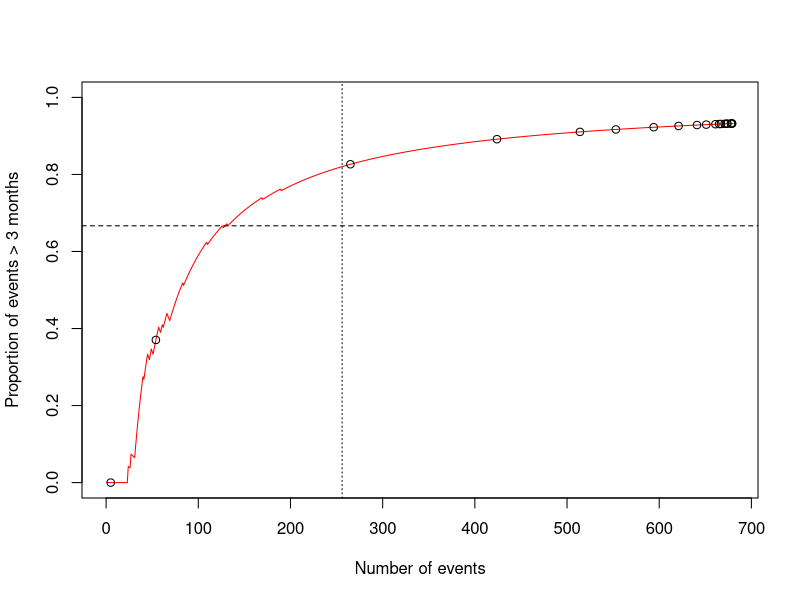
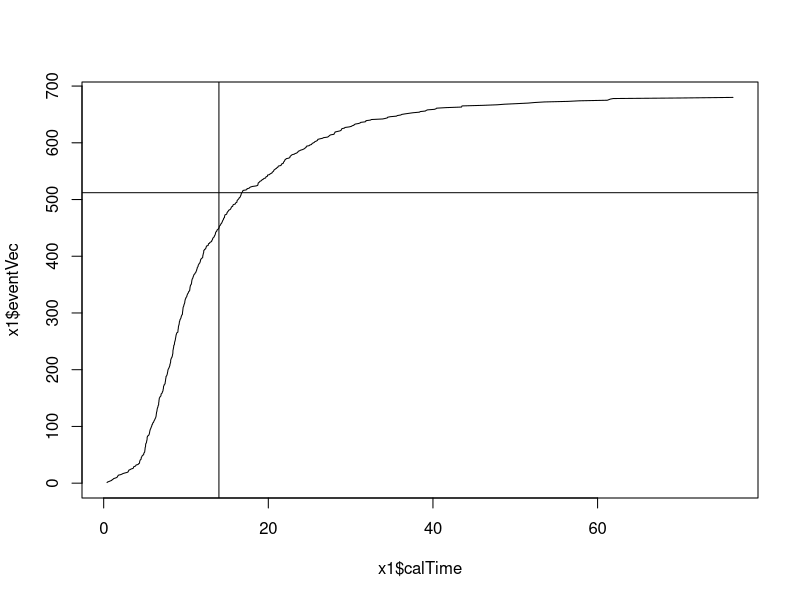

These charts were generated, in order, by the following R code:


lambdac <- log(2)/24
T1 <- 3
HR1 <- 5
T2 <- 7
HR2 <- 2.5
recTime <- 5

numPatients <- 340

generateDataPiecewise <- function(lambdac, HR1, HR2, T1, T2, numPatients, recTime){
  CP1 <- exp(-lambdac*T1)
  CP2 <- exp(-lambdac*T1 - lambdac*HR1*(T2-T1))
  u <- runif(numPatients)
  controlData <- ifelse(u>CP1, -log(u)/lambdac, (1/(lambdac*HR1))*(lambdac*HR1*T1-log(u)-lambdac*T1))
  u <- runif(numPatients)
  treatmentData <- ifelse(u>CP1, -log(u)/lambdac, ifelse(u<CP2, (1/(lambdac*HR2))*(lambdac*HR2*T2-log(u)-lambdac*T1-lambdac*HR1*(T2-T1)), (1/(lambdac*HR1))*(lambdac*HR1*T1-log(u)-lambdac*T1)))
  dataCombined <- data.frame(time = c(controlData, treatmentData), group = c(rep("Control", numPatients), rep("Treatment", numPatients)))
  dataCombined$recTime <- runif(numPatients*2, min = 0, max = recTime)
  dataCombined$pseudo_time <- dataCombined$time + dataCombined$recTime
  return(dataCombined)
}

# Create a function for the inner loop to avoid unnecessary copying
censFuncInner <- function(data, threshold) {
  newDataCombined <- censFunc(data, threshold)$dataCombined
  newDataCombined <- newDataCombined[newDataCombined$status == 1, ]
  mean(newDataCombined$survival_time > 3)
}


# Function to perform censoring and analysis
censFunc <- function(dataset, censTime) {
  
  # Censor the observations
  dataset$status <- as.integer(dataset$pseudo_time <= censTime)
  
  # Only include patients enrolled by the censoring time
  dataset <- dataset[dataset$recTime <= censTime, ]
  
  # Calculate survival time
  dataset$survival_time <- ifelse(dataset$status == 1, dataset$time, censTime - dataset$recTime)
  
  sampleSize <- nrow(dataset)
  
  return(list(dataCombined = dataset, censTime = censTime, sampleSize = sampleSize))
}


propEventFunc <- function(lambdac, HR1, HR2, T1, T2, numPatients, recTime){
  # Set parameters
  numSimulations <- 1
  eventVec <- 1:(numPatients*2)
  
  # Initialize an empty matrix for storing results
  eventMatrix <- matrix(NA, nrow = numSimulations, ncol = length(eventVec))
  
  # Simulate data and fill in the matrix
  for (k in 1:numSimulations) {
    dataCombined <- generateDataPiecewise(lambdac, HR1, HR2, T1, T2, numPatients, recTime)
  }
  
  dataCombined <- dataCombined[order(dataCombined$pseudo_time), ]
  
  calTime <- dataCombined$pseudo_time
  
  
  propMatrix <- matrix(NA, nrow = numSimulations, ncol = length(calTime))
  
  for (k in 1:numSimulations){
  
    # Use sapply for vectorized calculations
    propMatrix[k,] <- sapply(calTime, censFuncInner, data = dataCombined)
    
  }
  
  # Calculate mean for each column
  eventProp <- colMeans(propMatrix)
  
  return(list(eventProp = eventProp, eventVec = eventVec, calTime = calTime))
  
}


x1 <- propEventFunc(lambdac, HR1, HR2, T1, T2, numPatients, recTime)
plotTime <- seq(1, max(x1$calTime), length = 20)
plotEvents <- rep(NA, length(plotTime))
for (i in 1:length(plotTime)){
  plotEvents[i] <-    sum(x1$calTime<plotTime[i])
}
plot(x1$eventVec, x1$eventProp, type = "l", ylim = c(0, 1), xlab = "Number of events", 
     ylab = "Proportion of events > 3 months", col = "red")
points(x1$eventVec[plotEvents], x1$eventProp[plotEvents])
abline(h = 2/3, lty = 2)
abline(v = 512*0.5, lty = 3)

plot(x1$calTime, x1$eventVec, type = "l")
abline(v = 14)
abline(h = 512)

# x1 <- propEventFunc(lambdac, HR1, T1, HR2, numPatients, 0)
# x2 <- propEventFunc(lambdac, HR1, T1, HR2, numPatients, 12)
# x3 <- propEventFunc(lambdac, HR1, T1, HR2, numPatients, 34)
# x4 <- propEventFunc(lambdac, HR1, T1, HR2, numPatients, 60)
# 
# plot(x1$calTime, x1$eventVec, type = "l", xlab = "Calendar time", ylab = "Number of events")
# lines(x2$calTime, x2$eventVec, lty = 2, col = "blue")
# lines(x3$calTime, x3$eventVec, lty = 3, col = "red")
# lines(x4$calTime, x4$eventVec, lty = 4, col = "green")
# legend("bottomright", legend = c("R = 0", "R = 12", "R = 34", "R = 60"), col = c("black", "blue", "red", "green"), lty = 1:4)
# 
# plot(x1$calTime, x1$eventProp, type = "l", xlab = "Calendar time", ylab = "Proportion of events > 3 months")
# lines(x2$calTime, x2$eventProp, lty = 2, col = "blue")
# lines(x3$calTime, x3$eventProp, lty = 3, col = "red")
# lines(x4$calTime, x4$eventProp, lty = 4, col = "green")
# legend("bottomright", legend = c("R = 0", "R = 12", "R = 34", "R = 60"), col = c("black", "blue", "red", "green"), lty = 1:4)
# abline(h = 2/3, lty = 2)
# 
# 
# plot(x1$eventVec, x1$eventProp, type = "l", ylim = c(0, 1), xlab = "Number of events", ylab = "Proportion of events > 3 months")
# lines(x2$eventVec, x2$eventProp, col = "blue", lty = 2)
# lines(x3$eventVec, x3$eventProp, col = "red", lty = 3)
# lines(x4$eventVec, x4$eventProp, col = "green", lty = 4)
# legend("bottomright", legend = c("R = 0", "R = 12", "R = 34", "R = 60"), col = c("black", "blue", "red", "green"), lty = 1:4)
# abline(h = 2/3, lty = 2)
# abline(v = 512*0.5, lty = 3)
# abline(v = 512*0.75, lty = 3)
# abline(v = 512, lty = 3)
# 
# 
# 
# 
# 
#